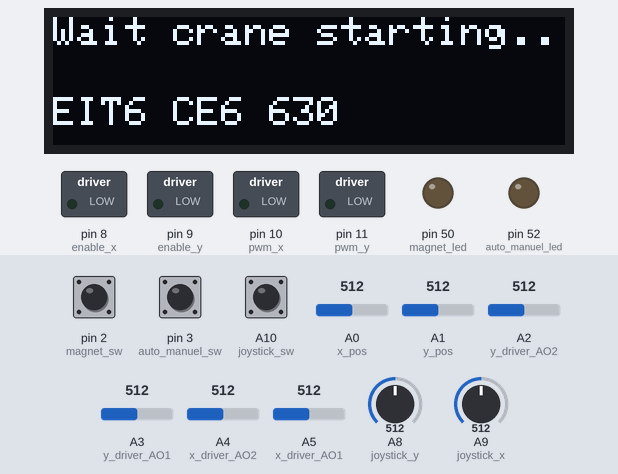
Simulated run of this program. Board: Arduino Mega 2560, built with avr-gcc and run on an emulated ATmega2560. Parts: 128×32 one-colour display, switched loads named in the program (green lamp = pin HIGH), output pins drawn as LEDs (lit = HIGH). Inputs (shaded band) come from the test bench; at power-on: pin 3 (auto_manuel_sw) LOW, A1 (y_pos) = 512, pin 2 (magnet_sw) LOW, A0 (x_pos) = 512, A2 (y_driver_AO2) = 512, A3 (y_driver_AO1) = 512, A4 (x_driver_AO2) = 512, A5 (x_driver_AO1) = 512, A8 (joystick_y) = 512, A9 (joystick_x) = 512, A10 (joystick_sw) LOW. What the program prints to the serial monitor is not drawn.

Above: at 2.1 s.
At 5.2 s:
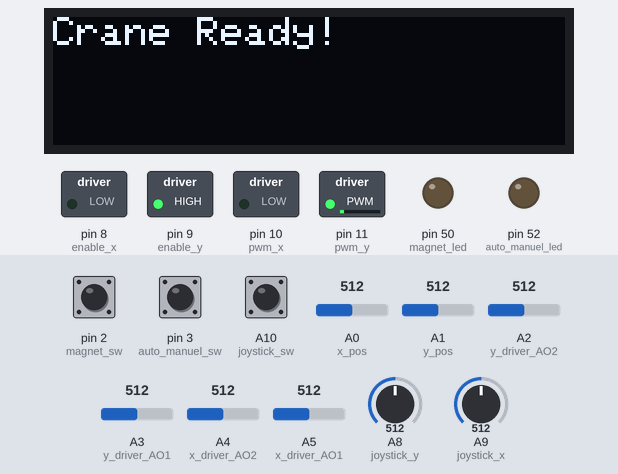
5.3 s: pin 3 (auto_manuel_sw) pulled HIGH for 0.15 s
At 6.6 s:
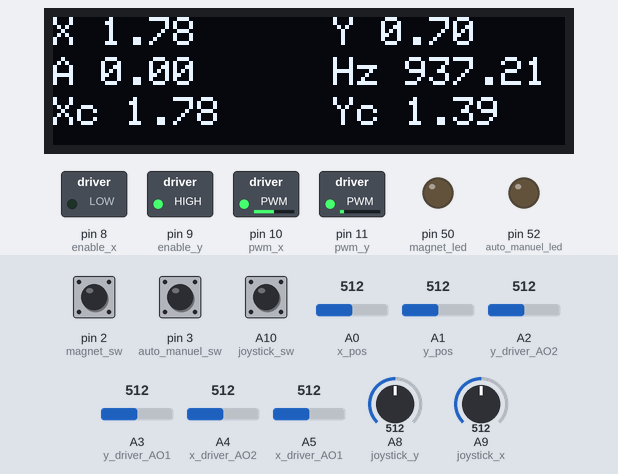
6.9 s: A1 (y_pos) set to 30
9.0 s: pin 3 (auto_manuel_sw) pulled HIGH for 0.15 s
At 9.5 s:
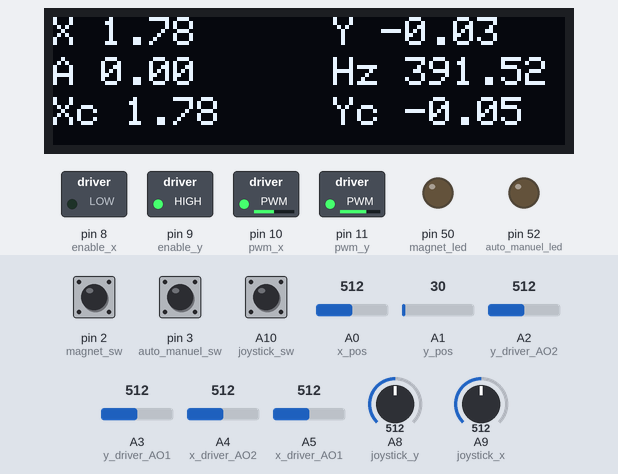
Timing chart, 0 to 12.0 s (numbered marks = the images above; inputs shaded):
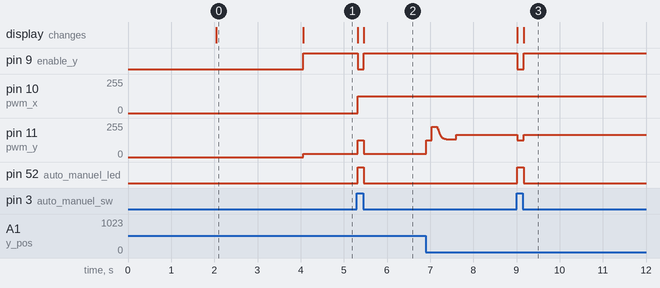

The program:

main.cpp
```cpp
// Include libraries
#include <Arduino.h>
#include <Functions.h>
#include <Wire.h>
#include <Adafruit_GFX.h>
#include <Adafruit_SSD1306.h>
#include <Adafruit_I2CDevice.h>
#include "sigProc.h"
#include "path.h"
#include "math.h"

// Definitions for screen
#define SCREEN_WIDTH 128
#define SCREEN_HEIGHT 32
#define OLED_RESET     -1
#define SCREEN_ADDRESS 0x3C
Adafruit_SSD1306 display(SCREEN_WIDTH, SCREEN_HEIGHT, &Wire, OLED_RESET);

// Define input pins
#define joystick_x A9 // Joystick x-axis
#define joystick_y A8 // Joystick y-axis
#define joystick_sw A10 // Joystick switch
#define magnet_sw 2 // Magnet switch
#define auto_manuel_sw 3 // Switch from manuel to automatic control
#define x_pos A0 // Input from x-axis potentiometer
#define y_pos A1 // Input from y-axis potentiometer
#define x_driver_AO1 A5 // Input from x motor driver AO1
#define x_driver_AO2 A4 // Input from x motor driver AO2
#define y_driver_AO1 A3 // Input from y motor driver AO1
#define y_driver_AO2 A2 // Input from y motor driver AO2

// Define output pins
#define enable_x 8 // Enable driver x
#define enable_y 9 // Enable driver y
#define pwm_x 10 // PWM pin driver x
#define pwm_y 11 // PWM pin driver x
#define magnet_led 50 // LED showing status of magnet
#define auto_manuel_led 52 // LED showing status of auto or manuel control

// Global input variables
float joystickX = 0; // Joystick x-axis
float joystickY = 0; // Joystick y-axis
bool joystickSw = 0; // Joystick switch
bool magnetSw = 0; // State of magnet switch
bool autoManuelSw = 0; // State of manuel or automatic control
float xPos = 0; // Position of x-axis
float yPos = 0; // Position of y-axis
float angle = 0; // Angle of head
int yDriverAO1 = 0; // Value of y motor driver A01
int yDriverAO2 = 0; // Value of y motor driver A02
int xDriverAO1 = 0; // Value of x motor driver A01
int xDriverAO2 = 0; // Value of x motor driver A02

// Global output variables
int pwmX = 127; // PWM value x motor driver
int pwmY = 127; // PWM value y motor driver

// Time variables
uint32_t prevTime1 = 0;
uint32_t prevTime = 0;
uint16_t delta =0;
uint32_t screenTimer;
int sampleTime = 10000; // 10 ms.    // Path algorithme speed test will fail if lower than 10 ms.

// Container pos
float xContainer = 0; // Position of container x-axis
float yContainer = 0; // Position of container y-axis

// Speeds
float xContainerSpeed = 0; // Speed of container x-axis
float yContainerSpeed = 0; // Speed of container y-axis
float ContainerSpeed = 0; // Speed of container
float xSpeed = 0; // Speed of x-axis
float ySpeed = 0; // Speed of y-axis

// Run on startup
void setup() {

  // Set input pinMode
  pinMode(joystick_x,INPUT);
  pinMode(joystick_y,INPUT);
  pinMode(joystick_sw,INPUT);
  pinMode(magnet_sw,INPUT);
  pinMode(auto_manuel_sw,INPUT);
  pinMode(x_pos,INPUT);
  pinMode(y_pos,INPUT);

  // Set output pinMode
  pinMode(enable_x,OUTPUT);
  pinMode(enable_y,OUTPUT);
  pinMode(pwm_x,OUTPUT);
  pinMode(pwm_y,OUTPUT);
  pinMode(auto_manuel_led,OUTPUT);
  pinMode(magnet_led,OUTPUT);

  // Initialize serial
  Serial3.begin(9600); // Communication with head
  Serial.begin(115200); // Communication with PC

  // Initialize screen
  delay(2000); // This delay ensures that the screen is started before sending data to it
  if(!display.begin(SSD1306_SWITCHCAPVCC, SCREEN_ADDRESS)) {
    Serial.println(F("SSD1306 allocation failed"));
    for(;;); // Don't proceed, loop forever
  }
  display.clearDisplay();
  display.setTextSize(1);
  display.setTextColor(SSD1306_WHITE);
  display.setCursor(0,0);
  display.println(F("Wait crane starting.."));
  display.setCursor(0,20);
  display.println(F("EIT6 CE6 630"));
  display.display();
  delay(2000);

  // Printing starting on serial 0
  Serial.println("Starting...");

  display.clearDisplay();
  display.setTextSize(1);
  display.setTextColor(SSD1306_WHITE);
  display.setCursor(0,0);
  display.println(F("Crane Ready!"));
  display.display();
}

// Read data for the angle sensor. Must run often.
void inputAngleSensor(){
    if (Serial3.available() > 0) {
      String angleData;
      angleData = Serial3.readStringUntil(*"\n");
      angle = angleData.toFloat();
  }
}

// Reads all inputs to the system
low_pass xPosLowpasss = low_pass(0.03); // Lowpass filter tau = 30  ms.
low_pass yPosLowpasss = low_pass(0.03); // Lowpass filter tau = 30  ms.
low_pass xContainerLowpasss = low_pass(0.03); // Lowpass filter tau = 30  ms.
low_pass yContainerLowpasss = low_pass(0.03); // Lowpass filter tau = 30  ms.
forwarEuler xForwarEuler = forwarEuler(); // Make object xForwarEuler used for calculating speed in the y-axis
forwarEuler yForwarEuler = forwarEuler(); // Make object yForwarEuler used for calculating speed in the x-axis
forwarEuler xContainerForwarEuler = forwarEuler(); // Make object xContainerForwarEuler used for calculating speed in the container x-axis
forwarEuler yContainerForwarEuler = forwarEuler(); // Make object yContainerForwarEuler used for calculating speed in the container y-axis

// Function that reads the inputs to the system and makes convertions
void input() {
  joystickX = analogRead(joystick_x); // Reads joystick x-direction
  joystickY = analogRead(joystick_y); // Reads joystick y-direction
  joystickSw = digitalRead(joystick_sw); // Reads joystick switch
  magnetSw = digitalRead(magnet_sw); // Reads magnet switch on the controller
  autoManuelSw = digitalRead(auto_manuel_sw); // Reads manuel or automatic switch on the controller
  xPos = 0.0048*analogRead(x_pos)-0.6765; // Read x-potentiometer and convert to meters
  yPos = (0.0015*analogRead(y_pos)-0.0025)-0.07; // Read y-potentiometer and convert to meters
  xDriverAO1 = analogRead(x_driver_AO1); // Read analouge output from driver
  xDriverAO2 = analogRead(x_driver_AO2); // Read analouge output from driver
  yDriverAO1 = analogRead(y_driver_AO1); // Read analouge output from driver
  yDriverAO2 = analogRead(y_driver_AO2); // Read analouge output from driver

  //Anlge sensor input
  inputAngleSensor(); // Reads the angle of the head

  // Calculate container pos
  xContainer = xPos+(sin((-angle*PI)/180))*yPos; // Calculate x-container position
  yContainer = yPos+(cos((-angle*PI)/180))*yPos; // Calculate y-container position

  // Calculate speed x-axis and y-axis
  xSpeed = xForwarEuler.update(xPosLowpasss.update(xPos)); // Calculate speed in x-axis
  ySpeed = yForwarEuler.update(yPosLowpasss.update(yPos)); // Calculate speed in y-axis

  // Calculate contrainer speed
  xContainerSpeed = xContainerForwarEuler.update(xContainerLowpasss.update(xContainer)); // Calculate speed of container x-axis
  yContainerSpeed = yContainerForwarEuler.update(yContainerLowpasss.update(xContainer)); // Calculate speed of container y-axis
  ContainerSpeed = sqrt(xContainerSpeed*xContainerSpeed + yContainerSpeed*yContainerSpeed); // Calculate speed of container
}

//Manuel control
void manuel() {
  // Turns on LED when in manuel control
  digitalWrite(auto_manuel_led,HIGH);

  // Determines the pwm value from joystick position with software endstop (endstop(pwm, min, max, pos))
  pwmX = endstop(joystickOutputFormat(joystickX), 0.0, 4, xPos);
  pwmY = endstop(255 - joystickOutputFormat(joystickY), 0.0, 1.62, yPos);

  // Sends pwm signals to motor driver x
  if (joystickDeadZone(joystickX) == 1) {   //If joystick is not in the middel
    analogWrite(pwm_x,pwmX);
    digitalWrite(enable_x, HIGH);
  }
  else {
    analogWrite(pwm_x,127);                 //if joystick is in the middel
    digitalWrite(enable_x, LOW);
  }

  // Sends pwm signals to motor driver y
  if (joystickDeadZone(joystickY) == 1) {   //If joystick is not in the middel
    analogWrite(pwm_y,pwmY);
    digitalWrite(enable_y, HIGH);
  }
  else {
    analogWrite(pwm_y,127);                 //if joystick is in the middel
    digitalWrite(enable_y, LOW);
  }

  // Turns on LED and magnet when magnet switch is active
  if (magnetSw == 1)
  {
    turnOnElectromagnet(true, magnet_led);
  }
  else{
    turnOnElectromagnet(false, magnet_led);
  }
}


// Define PID values for controllers
//PID xPidInner = PID(0.20,0,0.1,0.03);
//PID xPidOuter = PID(50,0,5,0.03);
//PID yPid = PID(170,0,80,0.05);
PID yPid = PID(150,0,75,0.05);

//QauyToShip testQuayToShip = QauyToShip();

low_pass oled_freq_lp = low_pass(0.2);

// Refference signals (Can be used if refference system is inactive)
float xRef = 2;
float yRef = 0;

// Automatic control
void automatic() {
  // Turn off LED when automatic control is enabled
  digitalWrite(auto_manuel_led, LOW);

  //testQuayToShip.update( xPos, yPos, xContainer, ContainerSpeed, &xRef, &yRef, magnet_led);

  // X-controller
  //double XconOutOuter = xPidOuter.update(xRef-xContainer);
  //double OuterControllerOutput = (atan2(XconOutOuter,9.82)*(180/PI));
  //double XconOut = xPidInner.update(OuterControllerOutput+angle);

  // Y-controller
  double YconOut = yPid.update(yRef-yPos);

  // Make current to pwm conversion. This also removes friction in the system
  //uint8_t pwmx = currentToPwm(XconOut, magnetSw, xSpeed, ySpeed, 1);
  uint8_t pwmy = currentToPwm(YconOut, magnetSw, xSpeed, ySpeed, 0);


  // Definere software endstops
  //pwmX = endstop(pwmx,0.2,3.8,xPos);
  pwmY = endstop(pwmy,0,1.22,yPos);

  // Outputs the PWM signal
  //digitalWrite(enable_x, HIGH);
  //analogWrite(pwm_x,pwmX);

  digitalWrite(enable_y,HIGH);
  analogWrite(pwm_y,pwmY);

  Serial.println(String(millis())+","+String(yPos)+","+String(ySpeed));
}


// Display system information on OLED
void screen() {
  if (1e6/(micros()-screenTimer) < 30){ // Update OLED screen with xx frequency
    screenTimer = micros();
    display.clearDisplay();
    display.setTextSize(1);
    display.setTextColor(SSD1306_WHITE);
    display.setCursor(0,0);
    display.println(("X "+String(xPos)));
    display.setCursor(70,0);
    display.println(("Y "+String(yPos)));
    display.setCursor(0,10);
    display.println(("A "+String(angle)));
    display.setCursor(70,10);
    display.println(("Hz "+String(1e6/float(oled_freq_lp.update(delta)))));
    display.setCursor(0,20);
    display.println(("Xc "+String(xContainer)));
    display.setCursor(70,20);
    display.println(("Yc "+String(yContainer)));
    display.display();
  }
}

// Main loop
void loop() {
  // Calculate loop time
  uint32_t xmicros = micros();
  delta = xmicros - prevTime;
  prevTime = xmicros;

  // Determines manuel or automatic operation
  if(digitalRead(auto_manuel_sw) == 1) {
    screen(); // Update screen
    input();  // Read inputs
    manuel(); // Manuel control
  }

  // if auctomatic and sample time
  else if(micros() > sampleTime + prevTime1){
    input(); // Read inputs
    prevTime1 = micros();
    automatic(); // Automatic control
  }
}
```

Functions.cpp
```cpp
#include <Arduino.h>

bool joystickDeadZone(float dataJoystick){
    bool toReturn;
    float buffer = 5;

    if(511.5+buffer > dataJoystick  && dataJoystick > 511.5-buffer){
        toReturn = 0;
    }
    else{
        toReturn = 1;
    }
    return toReturn;
}

int joystickOutputFormat(float dataJoystick){
    int toReturn = int(0.19844*dataJoystick+26);
    return toReturn;
}

// Software endstops (works on the pwm value)
int endstop(int pwm, float min, float max, float pos){
    int pwmEndstop = 127;
    bool dir = 0;
    pwmEndstop = pwm;

    // Check direction (used so it can move in the other direction)
    if (pwm < 127) {
        dir = 0;
    }
    else {
        dir = 1;
    }

    // Chek if endstop is hit
    if (pos > max && dir == 1) {
    pwmEndstop = 127;
    }
    if (pos < min && dir == 0) {
    pwmEndstop = 127;
    }

    return pwmEndstop;
}

uint8_t currentToPwm(double current, bool magnetSw, float xSpeed, float ySpeed, bool axis) {

    // Make more linear for y-axis (axis = 0)
    if(axis == 0){
        // Adjust for gravity
        if (magnetSw == 1){
            current = current - 1.35; // Current gravity with container
        } else{
            current = current - 0.33; // Current gravity without container
        }

        // Adjust for friction
        if (abs(current) < 0){ //This number can be set to something larger than 0 if no movement is wanted for small currents
            current = 0;
        } else if (ySpeed < 0) {
            current = current - 3.17; // Columb friction current
        } else if (ySpeed > 0) {
            current = current + 3.17; // Columb friction current
        }

        // Set max speed
        if(abs(ySpeed)>0.5){
           current = 0;
        }

        // Equalize currents around gravity
        if(current > 10-1.45 && magnetSw ==1){
            current = 10-1.45;
        }
        if(current > 10-0.33 && magnetSw ==0){
            current = 10-0.33;
        }
        if(current < -10){
            current = -10;
        }
    }

    // Make more linear for x-axis (axis = 1)
    if(axis == 1){
        // Adjust for friction
        if (abs(current) < 0){ //This number can be set to something larger than 0 if no movement is wanted for small currents
            current = 0;
        } else if (xSpeed < 0) {
            current = current - 2.21; // Columb friction current
        } else if (xSpeed > 0) {
            current = current + 2.21; // Columb friction current
        }
    }

    //Check for correct current value
    if(current > 10){
        current = 10;
    }
    if(current < -10){
        current = -10;
    }

    // Linear current -> pwm conversion
    float pwm = 10.2*current+127.5;
    return (uint8_t)pwm;
}

void turnOnElectromagnet(bool status, int LEDPin){
    if (status == true) {
    digitalWrite(LEDPin,HIGH);
    Serial3.println("M1");
  }

  if(status==false){
    digitalWrite(LEDPin,LOW);
    Serial3.println("M0");
  }
}
```

Functions.h
```cpp
#ifndef manuelFunctions_h
#define manuelFunctions_h

#include <Arduino.h>

bool joystickDeadZone(float dataJoystick);
int joystickOutputFormat(float dataJoystick);
int endstop(int pwm, float min, float max, float pos);
uint8_t currentToPwm(double current, bool magnetSw, float xSpeed, float ySpeed, bool axis);
void turnOnElectromagnet(bool status, int LEDPin);
#endif
```

path.cpp
```cpp
#include "path.h"
#include "Functions.h"

QauyToShip::QauyToShip(){}

void QauyToShip::update(float xPos, float yPos, float xContainer, float containerSpeed, float *xRefpoint, float *yRefpoint, int electroMagnetLED){

    //Before start
    if(step==0) {
        //If at start position
        if(-0.05<xPos && xPos<0.05 && -0.05<yPos && yPos<0.05){
            step=1;
        }
        else{
            Serial.println("Not in start position");
        }
    }

    //Move to above qauy
    if(step==1){
        Serial.print("Woop...");
        *xRefpoint = 0.5;
        if(0.48>xPos || xPos>0.52){
           failTime = millis();
       }
       else if(millis() > failTime+500){ //If head has been above container for 0.5s
           step = 2;
           turnOnElectromagnet(true,electroMagnetLED);
       }
    }

    //Lower head onto container
    if(step==2){
        *yRefpoint = 1.21;
        if(yPos > 1.20)        //Have hit container
            step=3;
    }

    //Move to safety point
    if(step==3){
        *xRefpoint = 2.41;
        *yRefpoint = 0.60;
        if( yPos < 0.67){        //Hopefully crane will not be waiting for this
            step=4;
        }
    }

    //Move above ship
    if(step==4){
        *xRefpoint=3.5;
        if(3.46>xContainer || xContainer>4.54){      //If not within position
            failTime = millis();
        }
        else if(millis() > failTime + 0.9) {     //This can be changed to something as a function of velocity and position
            step=5;
        }
    }

    //Move right above ship
    if(step==5){
        *yRefpoint = 1.17;  //3 cm above ship

        if(yPos > 1.15 && containerSpeed){
            step=6;
        }

    }

    //Move downto ship and turn off electro magnet.
    if(step==6){
        *yRefpoint = 1.21;
        if(yPos > 1.20){
            turnOnElectromagnet(false,electroMagnetLED);
        }
    }

}

void QauyToShip::reset(){
        step=0;
        failTime =0;
}
```

path.h
```cpp
#include <Arduino.h>


class QauyToShip{
    public:
        QauyToShip();
        void QauyToShip::update(float xPos, float yPos, float xContainer, float containerSpeed, float *xRefpoint, float *yRefpoint, int electroMagnetLED);
        void QauyToShip::reset();

    private:
        int step=0;
        uint16_t failTime =0;
};


class ShipToQauy{
    public:
        void ShipToQauy::update(float xPos, float yPos, float xContainer, float containerSpeed, float *xRefpoint, float *yRefpoint, int electroMagnetLED);
        void ShipToQauy::reset();

    private:
        int step=0;
        uint16_t failTime =0;
};
```

Measured:
- after the input at 5.3 s, pin 9 (enable_y): HIGH → LOW at once, → HIGH 0.14 s later; pin 10 (pwm_x): 0/255 → 127/255 at once; pin 11 (pwm_y): 25/255 → 127/255 at once, → 25/255 0.14 s later; pin 52 (auto_manuel_led): LOW → HIGH at once, → LOW 0.14 s later; the display: first changes at once (image 2 shows a later state)
- after the input at 9.0 s, pin 9 (enable_y): HIGH → LOW at once, → HIGH 0.14 s later; pin 52 (auto_manuel_led): LOW → HIGH at once, → LOW 0.14 s later; the display: first changes at once (image 3 shows a later state)
- what the display in image 0 shows lasts 2.1 s, from 2.0 s to 4.1 s
